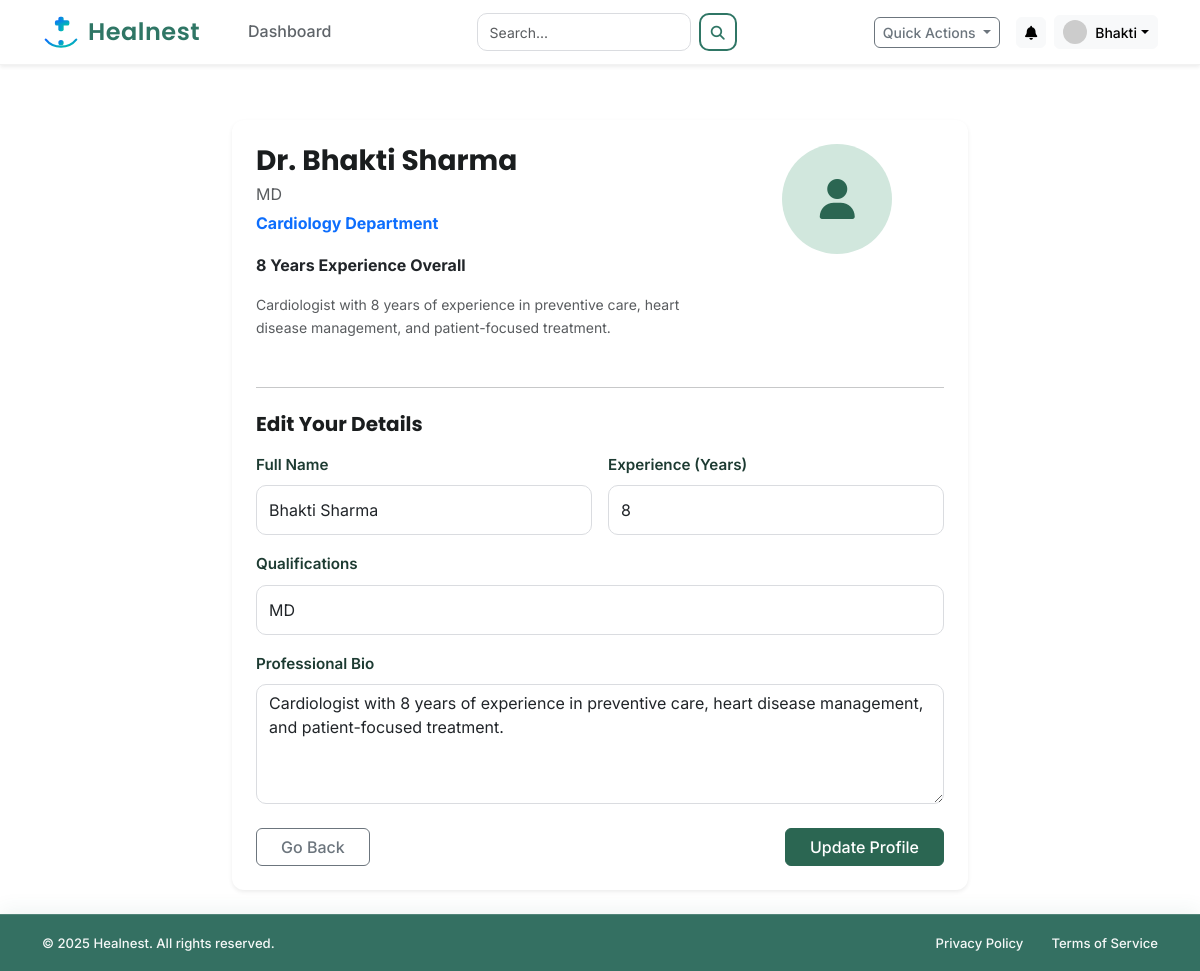
Page /doctor/profile (signed in) on the earlier database version.
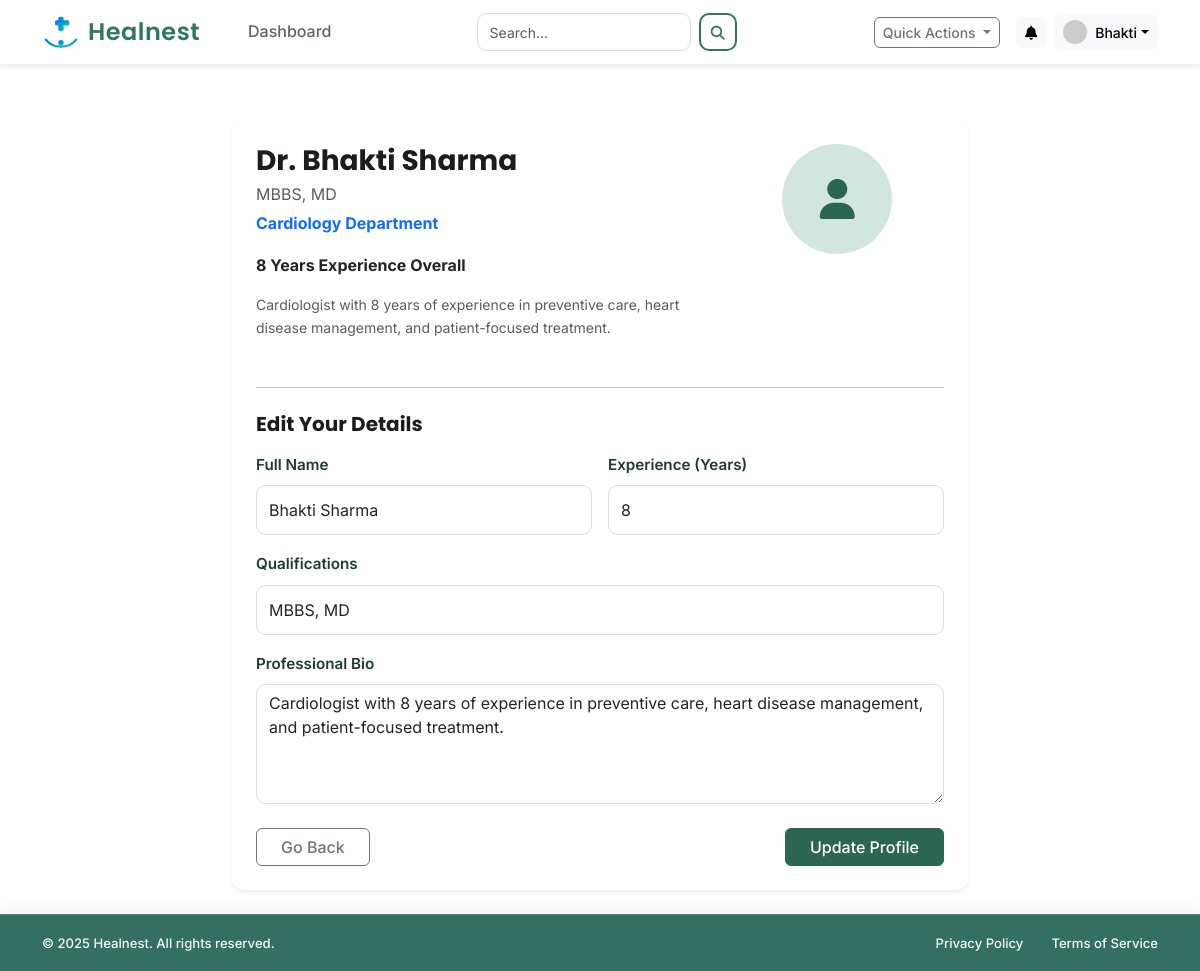
Same page on the later database version.
### app/models.py (models this page shows)
class DoctorProfile(db.Model):
    __tablename__ = 'doctor_profile'
    id = db.Column(db.Integer, primary_key=True)
    user_id = db.Column(db.Integer, db.ForeignKey('user.id'), nullable=False, unique=True)
    full_name = db.Column(db.String(100), nullable=False)
    department_id = db.Column(db.Integer, db.ForeignKey('department.id'), nullable=False)
    qualifications = db.Column(db.String(200))
    experience_years = db.Column(db.Integer, default=0)
    bio = db.Column(db.Text)

### app/routes/doctor_routes.py (the view, shortened to what this page needs)
@doctor_bp.route('/profile', methods=['GET', 'POST'])
@login_required
def profile():
    if current_user.role != 'doctor':
        return redirect(url_for('main.home'))
    profile = current_user.doctor_profile
    form = DoctorUpdateProfileForm(obj=profile)
    return render_template('doctor/profile.html', title='My Profile', form=form)

### app/forms.py
class DoctorUpdateProfileForm(FlaskForm):
    full_name = StringField('Full Name', validators=[DataRequired(), Length(min=2, max=100)])
    qualifications = StringField('Qualifications', validators=[Optional(), Length(max=100)], render_kw={"placeholder": "e.g., MBBS, MD - Medical Oncology"})
    experience_years = StringField('Experience (Years)', validators=[Optional()], render_kw={"placeholder": "e.g., 10"})
    bio = TextAreaField('Professional Bio', validators=[Optional()], render_kw={"rows": 4, "placeholder": "Describe your experience and specialization..."})
    submit = SubmitField('Update Profile')

### app/__init__.py (called while the page is built)
@app.context_processor
def inject_notifications():
    if current_user.is_authenticated:
        unread_notifications = Notification.query.filter_by(user_id=current_user.id, is_read=False).order_by(Notification.created_at.desc()).limit(5).all()
        notification_count = Notification.query.filter_by(user_id=current_user.id, is_read=False).count()
        return dict(unread_notifications=unread_notifications, notification_count=notification_count)
    return dict(unread_notifications=[], notification_count=0)

### app/templates/doctor/profile.html (shortened to what this page needs)
{% extends "layout.html" %}
{% block content %}
<div class="container mt-4">
    <div class="row justify-content-center">
        <div class="col-md-8">
            <div class="card shadow-sm border-0">
                <div class="card-body p-4">
                    <div class="row">
                        <div class="col-md-8">
                            <h3 class="fw-bold mb-1">Dr. {{ current_user.doctor_profile.full_name }}</h3>
                            <p class="text-muted mb-1">{{ current_user.doctor_profile.qualifications or 'Qualifications
                                not set' }}</p>
                            <p class="text-primary fw-bold mb-3">{{ current_user.doctor_profile.department.name }}
                                Department</p>
                            {% if current_user.doctor_profile.experience_years %}
                            <p class="mb-3">
                                <span class="fw-bold">{{ current_user.doctor_profile.experience_years }} Years
                                    Experience Overall</span>
                            </p>
                            {% endif %}
                            <div class="mb-4">
                                <p class="text-muted small">
                                    {{ current_user.doctor_profile.bio or 'No bio available yet.' }}
                                </p>
                            </div>
                        </div>
                        <div class="col-md-4 text-center">
                            <div class="profile-avatar-large mb-3">
                                <i class="fas fa-user"></i>
                            </div>
                        </div>
                    </div>
                    <hr class="my-4">
                    <h5 class="mb-3 fw-bold">Edit Your Details</h5>
                    <form method="POST" action="">
                        <div class="row g-3">
                            <div class="col-md-6">
                                {{ form.full_name.label(class="form-label form-label-bold") }}
                                {{ form.full_name(class="form-control") }}
                            </div>
                            <div class="col-md-6">
                                {{ form.experience_years.label(class="form-label form-label-bold") }}
                                {{ form.experience_years(class="form-control") }}
                            </div>
                            <div class="col-12">
                                {{ form.qualifications.label(class="form-label form-label-bold") }}
                                {{ form.qualifications(class="form-control") }}
                            </div>
                            <div class="col-12">
                                {{ form.bio.label(class="form-label form-label-bold") }}
                                {{ form.bio(class="form-control") }}
                            </div>
                        </div>
                        <div class="d-flex justify-content-between align-items-center mt-4">
                            <a href="{{ url_for('doctor.dashboard') }}" class="btn btn-outline-secondary px-4">Go
                                Back</a>
                            {{ form.submit(class="btn btn-primary px-4") }}
                        </div>
                    </form>
                </div>
            </div>
        </div>
    </div>
</div>
{% endblock content %}

### app/templates/layout.html (shortened to what the changed rows need)
<!DOCTYPE html>
<html lang="en">
<head>
    <link href="https://cdn.jsdelivr.net/npm/bootstrap@5.3.3/dist/css/bootstrap.min.css" rel="stylesheet">
    <link rel="stylesheet" href="https://cdnjs.cloudflare.com/ajax/libs/font-awesome/6.5.2/css/all.min.css">
    <link rel="stylesheet" href="{{ url_for('static', filename='css/style.css') }}">
    <link rel="stylesheet" href="{{ url_for('static', filename='css/layout.css') }}">
</head>
<body id="page-top" class="{% if current_user.is_authenticated %}bg-dashboard{% else %}bg-light{% endif %}">
    <nav class="navbar navbar-expand-lg fixed-top bg-white shadow-sm py-2">
        <div class="container">
            <div class="collapse navbar-collapse" id="navbarNavDropdown">
                <div class="d-flex align-items-center ms-auto">
                    {% if current_user.is_authenticated %}
                    <div class="dropdown">
                        <button class="btn btn-light dropdown-toggle d-flex align-items-center py-1 px-2" type="button"
                            id="profileDropdown" data-bs-toggle="dropdown" aria-expanded="false">
                            <img src="https://placehold.co/32x32/eee/777?text={{ current_user.email[0]|upper }}"
                                class="rounded-circle me-2" alt="Avatar" width="24" height="24">
                            <span class="d-none d-lg-inline small">
                                {% if current_user.role == 'patient' and current_user.patient_profile.full_name %}
                                {{ current_user.patient_profile.full_name.split()[0] }}
                                {% elif current_user.role == 'doctor' and current_user.doctor_profile.full_name %}
                                {{ current_user.doctor_profile.full_name.split()[0] }}
                                {% else %}
                                Admin
                                {% endif %}
                            </span>
                        </button>
                    </div>
                    {% else %}
                    <a href="{{ url_for('main.login') }}" class="btn-login me-2">Login</a>
                    <a href="{{ url_for('main.register') }}" class="btn-signup">Sign Up</a>
                    {% endif %}
                </div>
            </div>
        </div>
    </nav>
    <main class="flex-shrink-0 py-4">
        {% block content %}{% endblock %}
    </main>
</body>
</html>

Differences in the rows shown:
changed DoctorProfile "Bhakti Sharma": doctor_profile "MD" → "MBBS, MD"; qualifications "MD" → "MBBS, MD"
